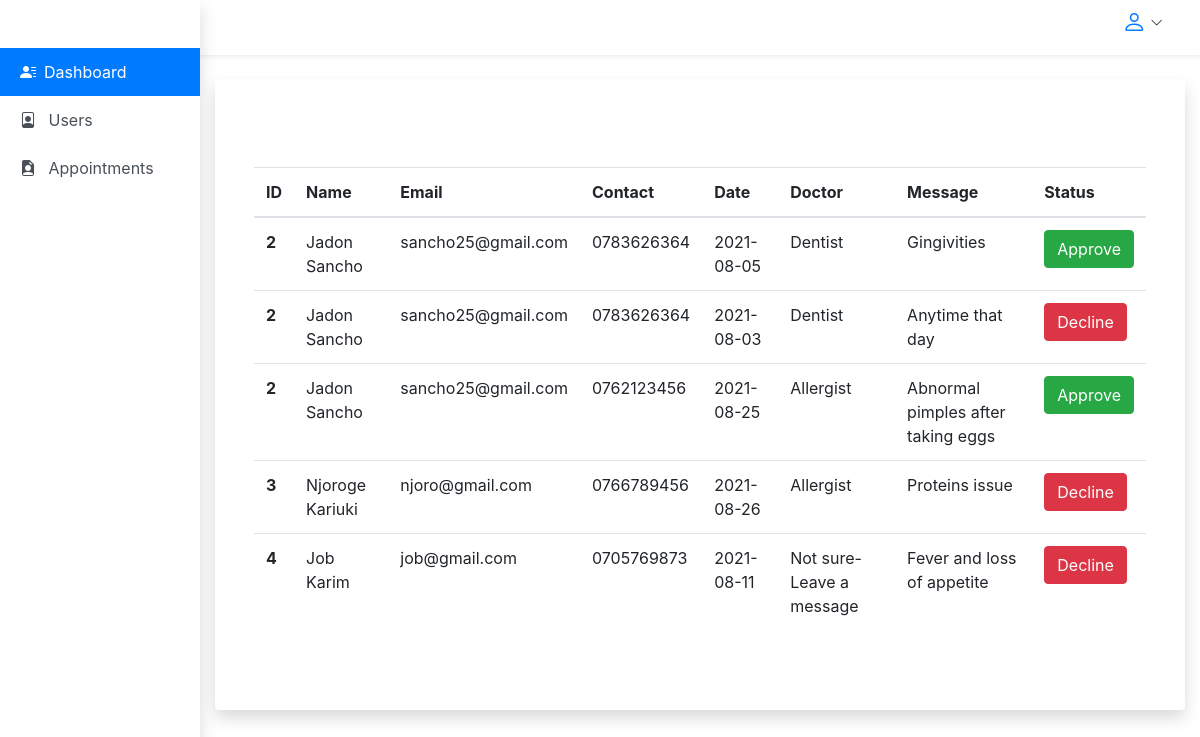
Page /dashboard/appointments (signed in) on the committed database.
### models.py (models this page shows, shortened)
class Appointments(db.Model):
    __tablename__ = "appointments"
    id = db.Column(db.Integer, primary_key=True)
    phone_no = db.Column(db.String(50), nullable=False)
    date = db.Column(db.String(50), default=datetime.utcnow)
    doctor = db.Column(db.String(50), nullable=False)
    message = db.Column(db.Text, nullable=False)
    status = db.Column(db.Boolean, default=False)
    user_id = db.Column(db.Integer, db.ForeignKey("user.id",ondelete="SET NULL"), nullable=True)
    user = db.relationship("User", backref=db.backref("user"), lazy=True)

class User(UserMixin, db.Model):
    __tablename__ = "user"
    id = db.Column(db.Integer, primary_key=True)
    email = db.Column(db.String(64), unique=True, nullable=False, index=True)
    pwd = db.Column(db.String(300), nullable=False, unique=True)
    name = db.Column(db.String(20), nullable=False)
    member_since = db.Column(db.DateTime(), default=datetime.utcnow)
    role_id = db.Column(db.Integer, db.ForeignKey("roles.id"), nullable = False)
    def can(self, permissions):
        return self.role is not None and \
        (self.role.permissions & permissions) == permissions
    def is_administrator(self):
        return self.can(Permission.ADMIN)

### main.py (the view)
@app.route("/dashboard/appointments", methods=("GET", "POST"), strict_slashes=False)
@login_required
def appointments():
    appointments = Appointments.query.order_by(Appointments.id.asc()).all()
    return render_template("appointment.html",
        title="CLINICA | Dashboard",
        appointments=appointments
        )

### main.py (called while the page is built)
@login_manager.user_loader
def load_user(user_id):
    return User.query.get(int(user_id))

### templates/appointment.html
{% extends "dashboard_base.html" %} {% block title%} {{ title }} {% endblock %}
{% block content%}
<div class="container">
  <table class="table">
    <thead>
      <tr>
        <th scope="col">ID</th>
        <th scope="col">Name</th>
        <th scope="col">Email</th>
        <th scope="col">Contact</th>
        <th scope="col">Date</th>
        <th scope="col">Doctor</th>
        <th scope="col">Message</th>
        <th scope="col">Status</th>
      </tr>
    </thead>
    <tbody>
      {% for appointment in appointments %}
      {% if current_user.id == appointment.user.id%}
      <tr>
        <th scope="row">{{ appointment.id }}</th>
        <td>{{ appointment.user.name }}</td>
        <td>{{ appointment.user.email }}</td>
        <td>{{ appointment.phone_no }}</td>
        <td>{{ appointment.date }}</td>
        <td>{{ appointment.doctor }}</td>
        <td>{{ appointment.message }}</td>
        <td>
          {%if appointment.status == False%}
          <a class="btn btn-danger">Pending</a>
          {%else%}
          <a class="btn btn-success">Approved</a>
          {%endif%}
        </td>
      </tr>
      {% elif current_user.is_administrator()%}
      <tr>
        <th scope="row">{{ appointment.user.id }}</th>
        <td>{{ appointment.user.name }}</td>
        <td>{{ appointment.user.email }}</td>
        <td>{{ appointment.phone_no }}</td>
        <td>{{ appointment.date }}</td>
        <td>{{ appointment.doctor }}</td>
        <td>{{ appointment.message }}</td>
        <td>
          {%if appointment.status == False %}
          <a class="btn btn-success" href="{{url_for('toggle_appointments',appointment_id=appointment.id)}}">Approve</a>
          {%else%}
          <a class="btn btn-danger" href="{{url_for('toggle_appointments',appointment_id=appointment.id)}}">Decline</a>
          {%endif%}
        </td>
      </tr>
      {%endif%} {% endfor %}
    </tbody>
  </table>
</div>
{% endblock%}

### static/css/admin.css (style rules this page uses)
body { font-family: 'Barlow', sans-serif; }

### rows in the picture
Appointments: user.id "2", user.name "Jadon Sancho", user.email "sancho25@gmail.com", phone_no "0783626364", date "2021-08-05", doctor "Dentist", message "Gingivities"
Appointments: user.id "2", user.name "Jadon Sancho", user.email "sancho25@gmail.com", phone_no "0783626364", date "2021-08-03", doctor "Dentist", message "Anytime that day"
Appointments: user.id "2", user.name "Jadon Sancho", user.email "sancho25@gmail.com", phone_no "0762123456", date "2021-08-25", doctor "Allergist", message "Abnormal pimples after taking eggs"
Appointments: user.id "3", user.name "Njoroge Kariuki", user.email "njoro@gmail.com", phone_no "0766789456", date "2021-08-26", doctor "Allergist", message "Proteins issue"
Appointments: user.id "4", user.name "Job Karim", user.email "job@gmail.com", phone_no "0705769873", date "2021-08-11", doctor "Not sure-Leave a message", message "Fever and loss of appetite"
